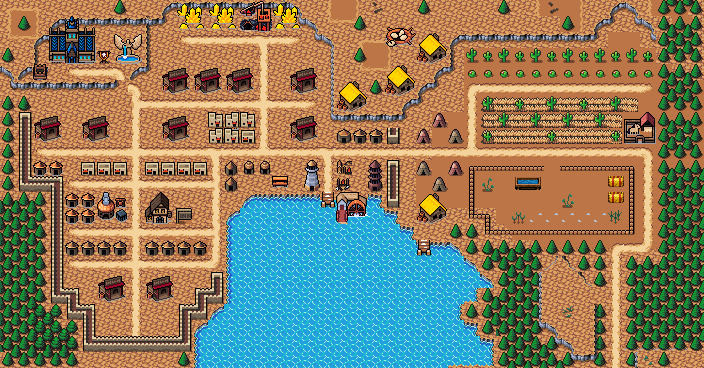

This game map was drawn from its Tiled (.tmx) file and the tilesets committed beside it. A one-line description and the trimmed map source follow:
An orthogonal 44x23 tile map with 16x16 px tiles, 7 tile layers (Collision, Background, Walls, Clutter, ...), 3 tilesets and 73 objects.

<map version="1.10" tiledversion="1.11.2" orientation="orthogonal" renderorder="right-down" width="44" height="23" tilewidth="16" tileheight="16" infinite="0" nextlayerid="33" nextobjectid="349">
 <editorsettings>
  <export format="tmx" />
 </editorsettings>
 <properties>
  <property name="dungeonEffect" value="{&quot;startBattleWithCard&quot;: [ &quot;Omenport Vigilante&quot; ]}" />
 </properties>
 <tileset firstgid="1" source="../../../../common/maps/tileset/main.tsx" />
 <tileset firstgid="10113" source="../../../../common/maps/tileset/buildings.tsx" />
 <tileset firstgid="11905" source="../../../../common/maps/tileset/FarmFood.tsx" />
 <layer id="28" name="Collision" width="44" height="23">
  <data>[1012 cells, 201 non-empty, 12 distinct tile ids]</data>
 </layer>
 <layer id="24" name="Background" width="44" height="23">
  <data>[1012 cells, 1012 non-empty, 9 distinct tile ids]</data>
 </layer>
 <layer id="25" name="Walls" width="44" height="23">
  <data>[1012 cells, 314 non-empty, 46 distinct tile ids]</data>
 </layer>
 <layer id="26" name="Clutter" width="44" height="23">
  <data>[1012 cells, 233 non-empty, 71 distinct tile ids]</data>
 </layer>
 <layer id="27" name="ClutterBis" width="44" height="23">
  <data>[1012 cells, 549 non-empty, 110 distinct tile ids]</data>
 </layer>
 <layer id="30" name="Ground" width="44" height="23">
  <data>[1012 cells, 39 non-empty, 9 distinct tile ids]</data>
 </layer>
 <layer id="32" name="AboveSprites" width="44" height="23">
  <properties>
   <property name="spriteLayer" type="bool" value="true" />
  </properties>
  <data>[1012 cells, 141 non-empty, 34 distinct tile ids]</data>
 </layer>
 <objectgroup id="12" name="Objects" opacity="0.9" offsetx="3.15789" offsety="7.89474">
  <object id="119" template="../../../../common/maps/obj/enemy.tx" x="79.0765" y="73.6979">
   <properties>
    <property name="defeatDialog">[
   {
   "action": [
      {"advanceMapFlag":"enemiesDefeated"},
      {"deleteMapObject": -1}
    ]
   }
]</property>
    <property name="effect" value="{ &quot;startBattleWithCard&quot;: [ &quot;Thunder Lasso|OTJ&quot;, &quot;Sterling Keykeeper|OTJ&quot; ] }" />
    <property name="enemy" value="Baron Bertram" />
    <property name="spawn.Hard" type="bool" value="true" />
    <property name="speedModifier" type="float" value="10" />
    <property name="threatRange" type="int" value="10" />
   </properties>
  </object>
  <object id="122" template="../../../../common/maps/obj/enemy.tx" x="140.709" y="184.104">
   <properties>
    <property name="defeatDialog">[
   {
   "action": [
      {"advanceMapFlag":"enemiesDefeated"},
      {"deleteMapObject": -1}
    ]
   }
]</property>
    <property name="enemy" value="Lilah" />
    <property name="speedModifier" type="float" value="10" />
    <property name="threatRange" type="int" value="20" />
    <property name="waypoints" value="173,310" />
   </properties>
  </object>
  <object id="173" template="../../../../common/maps/obj/waypoint.tx" x="81.1753" y="181.105" width="13" height="11.6667" />
  <object id="178" template="../../../../common/maps/obj/enemy.tx" x="542.342" y="177.105">
   <properties>
    <property name="defeatDialog">[
   {
   "action": [
      {"advanceMapFlag":"enemiesDefeated"},
      {"deleteMapObject": -1}
    ]
   }
]</property>
    <property name="enemy" value="Bruse Tarl" />
    <property name="threatRange" type="int" value="0" />
   </properties>
  </object>
  <object id="185" template="../../../../common/maps/obj/manashards.tx" x="613.41" y="88.0366" />
  <object id="188" template="../../../../common/maps/obj/manashards.tx" x="288.297" y="40.5447" />
  </objectgroup>
</map>
<!-- 67 of 73 objects omitted -->
